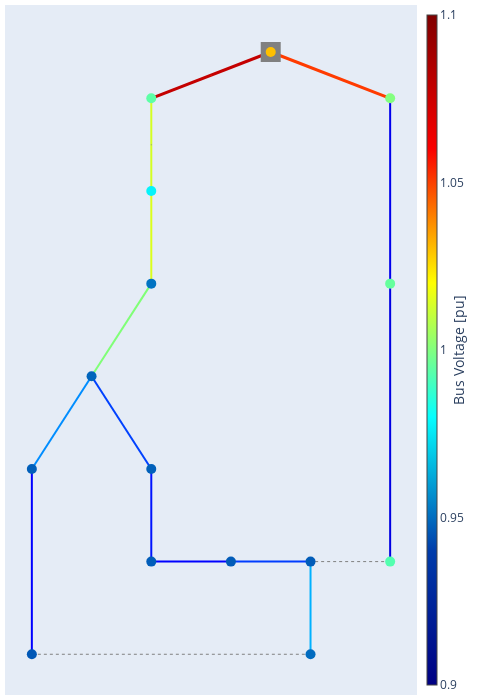

The code cell stored with this chart in its notebook:
### Markdown cell above
## CIGRE MV Modified

### Code cell
net = pp.networks.create_cigre_network_mv(with_der="pv_wind")
net.load["curtailable"] = False
pp.toolbox.drop_lines(net, [9])
net.switch.loc[net.switch.name == "S3", "closed"] = True
pp.runpp(net)
pp.plotting.plotly.pf_res_plotly(net, auto_open=False)

### Figure 1 — Plotly figure (JSON) as saved in the notebook; plotly's stock layout.template omitted (floating-point values rounded to 4 significant figures)
{"data": [{"hoverinfo": "text", "legendgroup": "lines", "line": {"color": "rgb(212.09677419354836,255.0,34.67741935483871)", "dash": "solid", "width": 2}, "mode": "lines", "name": "lines", "showlegend": true, "text": "Line 1-2<br />I = 60.875 %<br />I_from = 0.088 kA<br />I_to = 0.088 kA<br />", "x": [4.0, 4.0, 4.0], "y": [15.0, 14.0, 13.0], "type": "scatter"}, {"hoverinfo": "text", "legendgroup": "lines", "line": {"color": "rgb(218.54838709677418,255.0,28.22580645161291)", "dash": "solid", "width": 2}, "mode": "lines", "name": "lines", "showlegend": false, "text": "Line 2-3<br />I = 61.601 %<br />I_from = 0.088 kA<br />I_to = 0.089 kA<br />", "x": [4.0, 4.0, 4.0], "y": [13.0, 12.0, 11.0], "type": "scatter"}, {"hoverinfo": "text", "legendgroup": "lines", "line": {"color": "rgb(128.2258064516129,255.0,118.5483870967742)", "dash": "solid", "width": 2}, "mode": "lines", "name": "lines", "showlegend": false, "text": "Line 3-4<br />I = 50.743 %<br />I_from = 0.073 kA<br />I_to = 0.074 kA<br />", "x": [4.0, 3.25, 2.5], "y": [11.0, 10.0, 9.0], "type": "scatter"}, {"hoverinfo": "text", "legendgroup": "lines", "line": {"color": "rgb(0.0,140.5,255.0)", "dash": "solid", "width": 2}, "mode": "lines", "name": "lines", "showlegend": false, "text": "Line 4-5<br />I = 26.281 %<br />I_from = 0.038 kA<br />I_to = 0.038 kA<br />", "x": [2.5, 1.75, 1.0], "y": [9.0, 8.0, 7.0], "type": "scatter"}, {"hoverinfo": "text", "legendgroup": "lines", "line": {"color": "rgb(0.0,0.0,254.77272727272725)", "dash": "solid", "width": 2}, "mode": "lines", "name": "lines", "showlegend": false, "text": "Line 5-6<br />I = 11.261 %<br />I_from = 0.016 kA<br />I_to = 0.016 kA<br />", "x": [1.0, 1.0, 1.0], "y": [7.0, 5.0, 3.0], "type": "scatter"}, {"hoverinfo": "text", "legendgroup": "lines", "line": {"color": "rgb(0.0,176.5,255.0)", "dash": "solid", "width": 2}, "mode": "lines", "name": "lines", "showlegend": false, "text": "Line 7-8<br />I = 29.858 %<br />I_from = 0.043 kA<br />I_to = 0.043 kA<br />", "x": [8.0, 8.0, 8.0], "y": [3.0, 4.0, 5.0], "type": "scatter"}, {"hoverinfo": "text", "legendgroup": "lines", "line": {"color": "rgb(0.0,60.5,255.0)", "dash": "solid", "width": 2}, "mode": "lines", "name": "lines", "showlegend": false, "text": "Line 8-9<br />I = 18.487 %<br />I_from = 0.027 kA<br />I_to = 0.027 kA<br />", "x": [8.0, 7.0, 6.0], "y": [5.0, 5.0, 5.0], "type": "scatter"}, {"hoverinfo": "text", "legendgroup": "lines", "line": {"color": "rgb(0.0,0.5,255.0)", "dash": "solid", "width": 2}, "mode": "lines", "name": "lines", "showlegend": false, "text": "Line 9-10<br />I = 12.88 %<br />I_from = 0.019 kA<br />I_to = 0.018 kA<br />", "x": [6.0, 5.0, 4.0], "y": [5.0, 5.0, 5.0], "type": "scatter"}, {"hoverinfo": "text", "legendgroup": "lines", "line": {"color": "rgb(0.0,20.49999999999997,255.0)", "dash": "solid", "width": 2}, "mode": "lines", "name": "lines", "showlegend": false, "text": "Line 10-11<br />I = 14.661 %<br />I_from = 0.021 kA<br />I_to = 0.021 kA<br />", "x": [4.0, 4.0, 4.0], "y": [5.0, 6.0, 7.0], "type": "scatter"}, {"hoverinfo": "text", "legendgroup": "lines", "line": {"color": "rgb(0.0,0.0,236.59090909090907)", "dash": "solid", "width": 2}, "mode": "lines", "name": "lines", "showlegend": false, "text": "Line 12-13<br />I = 9.476 %<br />I_from = 0.018 kA<br />I_to = 0.018 kA<br />", "x": [10.0, 10.0, 10.0], "y": [15.0, 13.0, 11.0], "type": "scatter"}, {"hoverinfo": "text", "legendgroup": "lines", "line": {"color": "rgb(0.0,0.0,227.49999999999997)", "dash": "solid", "width": 2}, "mode": "lines", "name": "lines", "showlegend": false, "text": "Line 13-14<br />I = 8.909 %<br />I_from = 0.017 kA<br />I_to = 0.017 kA<br />", "x": [10.0, 10.0, 10.0], "y": [11.0, 8.0, 5.0], "type": "scatter"}, {"hoverinfo": "text", "legendgroup": "lines", "line": {"color": "rgb(0.0,64.5,255.0)", "dash": "solid", "width": 2}, "mode": "lines", "name": "lines", "showlegend": false, "text": "Line 11-4<br />I = 19.001 %<br />I_from = 0.028 kA<br />I_to = 0.027 kA<br />", "x": [4.0, 3.25, 2.5], "y": [7.0, 8.0, 9.0], "type": "scatter"}, {"hoverinfo": "text", "legendgroup": "disconnected lines", "line": {"color": "rgb(128, 128, 128)", "dash": "dot", "width": 1.0}, "mode": "lines", "name": "disconnected branches", "showlegend": true, "text": "Line 6-7<br />I = 0.086 %<br />I_from = 0.0 kA<br />I_to = 0.0 kA<br />", "x": [1.0, 4.5, 8.0], "y": [3.0, 3.0, 3.0], "type": "scatter"}, {"hoverinfo": "text", "legendgroup": "disconnected lines", "line": {"color": "rgb(128, 128, 128)", "dash": "dot", "width": 1.0}, "mode": "lines", "name": "disconnected branches", "showlegend": false, "text": "Line 14-8<br />I = 0.037 %<br />I_from = 0.0 kA<br />I_to = 0.0 kA<br />", "x": [10.0, 9.0, 8.0], "y": [5.0, 5.0, 5.0], "type": "scatter"}, {"hoverinfo": "text", "legendgroup": "lines", "marker": {"color": "rgb(128, 128, 128)", "size": 1, "symbol": "circle"}, "mode": "markers", "name": "edge_center", "showlegend": false, "text": ["Line 1-2<br />I = 60.875 %<br />I_from = 0.088 kA<br />I_to = 0.088 kA<br />", "Line 2-3<br />I = 61.601 %<br />I_from = 0.088 kA<br />I_to = 0.089 kA<br />", "Line 3-4<br />I = 50.743 %<br />I_from = 0.073 kA<br />I_to = 0.074 kA<br />", "Line 4-5<br />I = 26.281 %<br />I_from = 0.038 kA<br />I_to = 0.038 kA<br />", "Line 5-6<br />I = 11.261 %<br />I_from = 0.016 kA<br />I_to = 0.016 kA<br />", "Line 7-8<br />I = 29.858 %<br />I_from = 0.043 kA<br />I_to = 0.043 kA<br />", "Line 8-9<br />I = 18.487 %<br />I_from = 0.027 kA<br />I_to = 0.027 kA<br />", "Line 9-10<br />I = 12.88 %<br />I_from = 0.019 kA<br />I_to = 0.018 kA<br />", "Line 10-11<br />I = 14.661 %<br />I_from = 0.021 kA<br />I_to = 0.021 kA<br />", "Line 12-13<br />I = 9.476 %<br />I_from = 0.018 kA<br />I_to = 0.018 kA<br />", "Line 13-14<br />I = 8.909 %<br />I_from = 0.017 kA<br />I_to = 0.017 kA<br />", "Line 11-4<br />I = 19.001 %<br />I_from = 0.028 kA<br />I_to = 0.027 kA<br />", "Line 6-7<br />I = 0.086 %<br />I_from = 0.0 kA<br />I_to = 0.0 kA<br />", "Line 14-8<br />I = 0.037 %<br />I_from = 0.0 kA<br />I_to = 0.0 kA<br />"], "x": [4.0], "y": [14.0], "type": "scatter"}, {"hoverinfo": "text", "legendgroup": "2W transformers", "line": {"color": "rgb(195.68181818181822,0.0,0.0)", "width": 3.0}, "mode": "lines", "name": "2W transformers", "showlegend": true, "text": "Trafo 0-1<br />I = 93.852 %<br />I_hv = 0.123 kA<br />I_lv = 0.677 kA<br />", "x": [7.0, 5.5, 4.0], "y": [16.0, 15.5, 15.0], "type": "scatter"}, {"hoverinfo": "text", "legendgroup": "2W transformers", "line": {"color": "rgb(255.0,59.44444444444448,0.0)", "width": 3.0}, "mode": "lines", "name": "2W transformers", "showlegend": false, "text": "Trafo 0-12<br />I = 84.698 %<br />I_hv = 0.111 kA<br />I_lv = 0.611 kA<br />", "x": [7.0, 8.5, 10.0], "y": [16.0, 15.5, 15.0], "type": "scatter"}, {"hoverinfo": "text", "legendgroup": "2W transformers", "marker": {"color": "rgb(255.0,59.44444444444448,0.0)", "size": 1, "symbol": "circle"}, "mode": "markers", "name": "edge_center", "showlegend": false, "text": ["Trafo 0-1<br />I = 93.852 %<br />I_hv = 0.123 kA<br />I_lv = 0.677 kA<br />", "Trafo 0-12<br />I = 84.698 %<br />I_hv = 0.111 kA<br />I_lv = 0.611 kA<br />"], "x": [5.5], "y": [15.5], "type": "scatter"}, {"hoverinfo": "text", "marker": {"color": "rgb(128, 128, 128)", "size": 20, "symbol": "square"}, "mode": "markers", "name": "external_grid", "text": ["Bus 0"], "x": [7.0], "y": [16.0], "type": "scatter"}, {"hoverinfo": "text", "marker": {"cmax": 1.1, "cmin": 0.9, "color": [1.03, 0.994, 0.9775, 0.9514, 0.9483, 0.9471, 0.9457, 0.9497, 0.9467, 0.9464, 0.9468, 0.9473, 1.0, 0.9953, 0.9926], "colorbar": {"thickness": 10, "title": {"side": "right", "text": "Bus Voltage [pu]"}, "x": 1.0}, "colorscale": [[0.0, "rgb(0,0,131)"], [0.2, "rgb(0,60,170)"], [0.4, "rgb(5,255,255)"], [0.6, "rgb(255,255,0)"], [0.8, "rgb(250,0,0)"], [1.0, "rgb(128,0,0)"]], "size": 10, "symbol": "circle"}, "mode": "markers", "name": "buses", "text": ["Bus 0<br />V_m = 1.03 pu<br />V_m = 113.3 kV<br />V_a = 0.0 deg", "Bus 1<br />V_m = 0.994 pu<br />V_m = 19.88 kV<br />V_a = -36.046 deg", "Bus 2<br />V_m = 0.978 pu<br />V_m = 19.551 kV<br />V_a = -36.57 deg", "Bus 3<br />V_m = 0.951 pu<br />V_m = 19.027 kV<br />V_a = -37.404 deg", "Bus 4<br />V_m = 0.948 pu<br />V_m = 18.967 kV<br />V_a = -37.498 deg", "Bus 5<br />V_m = 0.947 pu<br />V_m = 18.943 kV<br />V_a = -37.563 deg", "Bus 6<br />V_m = 0.946 pu<br />V_m = 18.915 kV<br />V_a = -37.639 deg", "Bus 7<br />V_m = 0.95 pu<br />V_m = 18.994 kV<br />V_a = -37.115 deg", "Bus 8<br />V_m = 0.947 pu<br />V_m = 18.933 kV<br />V_a = -37.39 deg", "Bus 9<br />V_m = 0.946 pu<br />V_m = 18.928 kV<br />V_a = -37.426 deg", "Bus 10<br />V_m = 0.947 pu<br />V_m = 18.937 kV<br />V_a = -37.486 deg", "Bus 11<br />V_m = 0.947 pu<br />V_m = 18.947 kV<br />V_a = -37.497 deg", "Bus 12<br />V_m = 1.0 pu<br />V_m = 20.003 kV<br />V_a = -35.487 deg", "Bus 13<br />V_m = 0.995 pu<br />V_m = 19.907 kV<br />V_a = -35.538 deg", "Bus 14<br />V_m = 0.993 pu<br />V_m = 19.851 kV<br />V_a = -35.568 deg"], "x": [7.0, 4.0, 4.0, 4.0, 2.5, 1.0, 1.0, 8.0, 8.0, 6.0, 4.0, 4.0, 10.0, 10.0, 10.0], "y": [16.0, 15.0, 13.0, 11.0, 9.0, 7.0, 3.0, 3.0, 5.0, 5.0, 5.0, 7.0, 15.0, 11.0, 5.0], "type": "scatter"}], "layout": {"autosize": true, "hovermode": "closest", "legend": {"itemsizing": "constant"}, "margin": {"b": 5, "l": 5, "r": 5, "t": 5}, "showlegend": false, "title": {"font": {"size": 16}}, "xaxis": {"showgrid": false, "showticklabels": false, "zeroline": false}, "yaxis": {"showgrid": false, "showticklabels": false, "zeroline": false}, "width": 484.6, "height": 700.0}}
